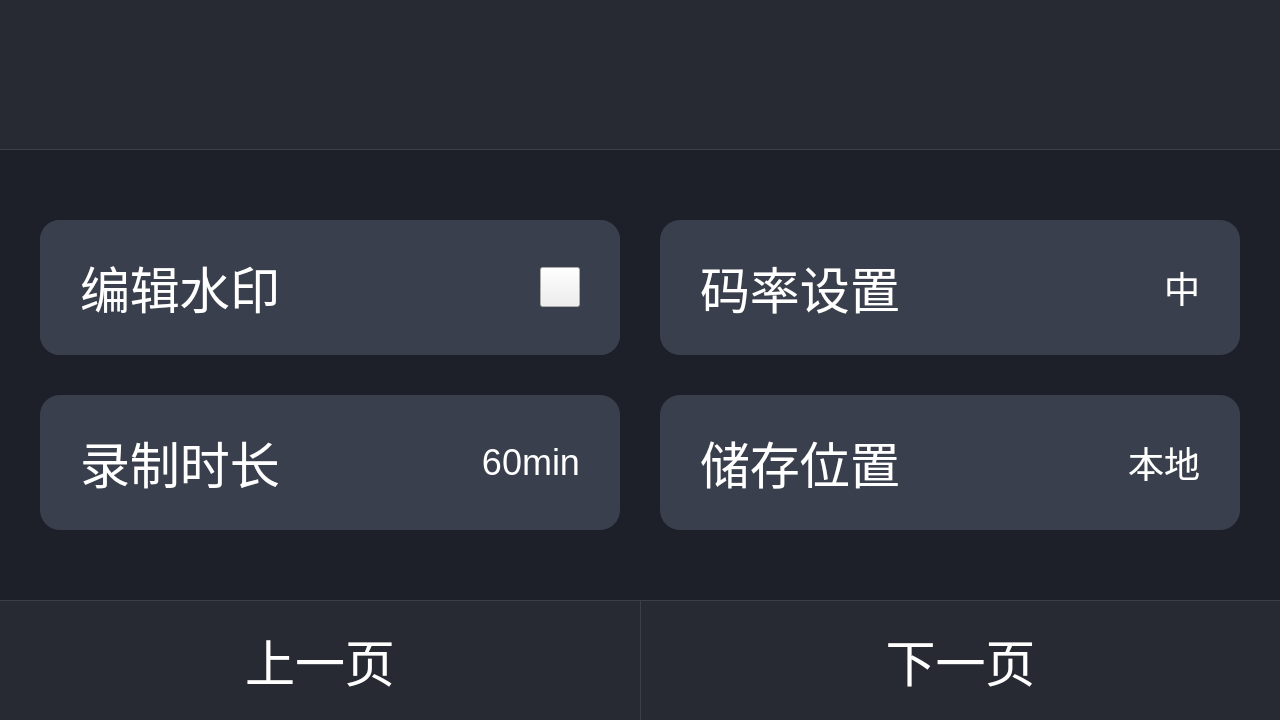
<?xml version="1.0" encoding="UTF-8"?>
<ui version="4.0">
 <class>UserSetWidget</class>
 <widget class="QWidget" name="UserSetWidget">
  <property name="geometry">
   <rect>
    <x>0</x>
    <y>0</y>
    <width>1280</width>
    <height>720</height>
   </rect>
  </property>
  <property name="windowTitle">
   <string>Form</string>
  </property>
  <property name="styleSheet">
   <string notr="true"/>
  </property>
  <layout class="QVBoxLayout" name="verticalLayout">
   <property name="spacing">
    <number>0</number>
   </property>
   <property name="leftMargin">
    <number>0</number>
   </property>
   <property name="topMargin">
    <number>0</number>
   </property>
   <property name="rightMargin">
    <number>0</number>
   </property>
   <property name="bottomMargin">
    <number>0</number>
   </property>
   <item>
    <widget class="QWidget" name="widget_title" native="true">
     <property name="sizePolicy">
      <sizepolicy hsizetype="Preferred" vsizetype="Fixed">
       <horstretch>0</horstretch>
       <verstretch>0</verstretch>
      </sizepolicy>
     </property>
     <property name="minimumSize">
      <size>
       <width>0</width>
       <height>150</height>
      </size>
     </property>
     <property name="styleSheet">
      <string notr="true">#widget_title{
background: rgb(39, 42, 51);
border-bottom: 1px solid rgb(59, 63, 75);
}
#back_btn{
	background: rgba(39, 42, 51, 1);
   image: url(:/resources/icons/back.png);
}
QPushButton {
	font: 14pt &quot;Ubuntu&quot;;
   border-radius:8px;
	color: rgb(225, 227, 240);
	background-color: rgba(57, 63, 77, 1);
}

QPushButton::pressed{
   border-radius:8px;
	color: rgb(225, 227, 240);
	background-color: rgba(24, 144, 255, 1);
}</string>
     </property>
     <layout class="QHBoxLayout" name="horizontalLayout">
      <property name="leftMargin">
       <number>50</number>
      </property>
      <item>
       <widget class="QPushButton" name="back_btn">
        <property name="sizePolicy">
         <sizepolicy hsizetype="Fixed" vsizetype="Fixed">
          <horstretch>0</horstretch>
          <verstretch>0</verstretch>
         </sizepolicy>
        </property>
        <property name="minimumSize">
         <size>
          <width>80</width>
          <height>60</height>
         </size>
        </property>
        <property name="maximumSize">
         <size>
          <width>80</width>
          <height>60</height>
         </size>
        </property>
        <property name="text">
         <string/>
        </property>
        <property name="flat">
         <bool>true</bool>
        </property>
       </widget>
      </item>
      <item>
       <spacer name="horizontalSpacer">
        <property name="orientation">
         <enum>Qt::Horizontal</enum>
        </property>
        <property name="sizeHint" stdset="0">
         <size>
          <width>40</width>
          <height>20</height>
         </size>
        </property>
       </spacer>
      </item>
     </layout>
    </widget>
   </item>
   <item>
    <widget class="QWidget" name="widget_list" native="true">
     <property name="styleSheet">
      <string notr="true">#widget_list{background: rgba(29, 32, 41, 1);}

#widget_fps,#widget_dizhi,#widget_osd,#widget_time,#widget_vision{
	background-color:rgba(57, 63, 77, 1);
	border-radius: 20px;
}

#lb_title_ods,#lb_title_fps,#lb_title_time,#lb_title_vision,#lb_title_dizhi{
font-size: 50px;
font-weight: 400;
letter-spacing: 0px;
line-height: 72.4px;
color: rgba(255, 255, 255, 1);
text-align: left;
vertical-align: top;
}
#lb_value_vision{
font-size: 36px;
font-weight: 400;
letter-spacing: 0px;
line-height: 72.4px;
color: rgba(255, 255, 255, 1);
text-align: left;
vertical-align: top;
}
#pBtn_osd{
	border-image: url(:/resources/icons/icon_setting_item.png);
	border-bottom: 1px solid rgb(110, 110, 110);
}
#pBtn_fps,#pBtn_time,#pBtn_dizhi{
font-size: 36px;
font-weight: 400;
letter-spacing: 0px;
line-height: 72.4px;
color: rgba(255, 255, 255, 1);
background-color:rgba(57, 63, 77, 1);
border:none;
text-align: right;
}</string>
     </property>
     <widget class="QWidget" name="widget_1" native="true">
      <property name="geometry">
       <rect>
        <x>0</x>
        <y>0</y>
        <width>1280</width>
        <height>450</height>
       </rect>
      </property>
      <layout class="QGridLayout" name="gridLayout">
       <property name="leftMargin">
        <number>40</number>
       </property>
       <property name="topMargin">
        <number>70</number>
       </property>
       <property name="rightMargin">
        <number>40</number>
       </property>
       <property name="bottomMargin">
        <number>70</number>
       </property>
       <property name="spacing">
        <number>40</number>
       </property>
       <item row="0" column="1">
        <widget class="QWidget" name="widget_fps" native="true">
         <layout class="QHBoxLayout" name="horizontalLayout_3">
          <property name="leftMargin">
           <number>40</number>
          </property>
          <property name="rightMargin">
           <number>40</number>
          </property>
          <item>
           <widget class="QLabel" name="lb_title_fps">
            <property name="text">
             <string>码率设置</string>
            </property>
           </widget>
          </item>
          <item>
           <widget class="QPushButton" name="pBtn_fps">
            <property name="sizePolicy">
             <sizepolicy hsizetype="Fixed" vsizetype="Preferred">
              <horstretch>0</horstretch>
              <verstretch>0</verstretch>
             </sizepolicy>
            </property>
            <property name="minimumSize">
             <size>
              <width>100</width>
              <height>0</height>
             </size>
            </property>
            <property name="text">
             <string>中</string>
            </property>
           </widget>
          </item>
         </layout>
        </widget>
       </item>
       <item row="0" column="0">
        <widget class="QWidget" name="widget_osd" native="true">
         <property name="styleSheet">
          <string notr="true"/>
         </property>
         <layout class="QHBoxLayout" name="horizontalLayout_2">
          <property name="leftMargin">
           <number>40</number>
          </property>
          <property name="rightMargin">
           <number>40</number>
          </property>
          <item>
           <widget class="QLabel" name="lb_title_ods">
            <property name="text">
             <string>编辑水印</string>
            </property>
           </widget>
          </item>
          <item>
           <widget class="QPushButton" name="pBtn_osd">
            <property name="minimumSize">
             <size>
              <width>40</width>
              <height>40</height>
             </size>
            </property>
            <property name="maximumSize">
             <size>
              <width>40</width>
              <height>40</height>
             </size>
            </property>
            <property name="text">
             <string/>
            </property>
           </widget>
          </item>
         </layout>
        </widget>
       </item>
       <item row="1" column="0">
        <widget class="QWidget" name="widget_time" native="true">
         <layout class="QHBoxLayout" name="horizontalLayout_6">
          <property name="leftMargin">
           <number>40</number>
          </property>
          <property name="rightMargin">
           <number>40</number>
          </property>
          <item>
           <widget class="QLabel" name="lb_title_time">
            <property name="text">
             <string>录制时长</string>
            </property>
           </widget>
          </item>
          <item>
           <widget class="QPushButton" name="pBtn_time">
            <property name="sizePolicy">
             <sizepolicy hsizetype="Fixed" vsizetype="Preferred">
              <horstretch>0</horstretch>
              <verstretch>0</verstretch>
             </sizepolicy>
            </property>
            <property name="minimumSize">
             <size>
              <width>100</width>
              <height>0</height>
             </size>
            </property>
            <property name="text">
             <string>60min</string>
            </property>
           </widget>
          </item>
         </layout>
        </widget>
       </item>
       <item row="1" column="1">
        <widget class="QWidget" name="widget_dizhi" native="true">
         <layout class="QHBoxLayout" name="horizontalLayout_7">
          <property name="leftMargin">
           <number>40</number>
          </property>
          <property name="rightMargin">
           <number>40</number>
          </property>
          <item>
           <widget class="QLabel" name="lb_title_dizhi">
            <property name="text">
             <string>储存位置</string>
            </property>
           </widget>
          </item>
          <item>
           <widget class="QPushButton" name="pBtn_dizhi">
            <property name="sizePolicy">
             <sizepolicy hsizetype="Fixed" vsizetype="Preferred">
              <horstretch>0</horstretch>
              <verstretch>0</verstretch>
             </sizepolicy>
            </property>
            <property name="minimumSize">
             <size>
              <width>100</width>
              <height>0</height>
             </size>
            </property>
            <property name="text">
             <string>本地</string>
            </property>
           </widget>
          </item>
         </layout>
        </widget>
       </item>
      </layout>
     </widget>
     <widget class="QWidget" name="widget_2" native="true">
      <property name="geometry">
       <rect>
        <x>0</x>
        <y>0</y>
        <width>1280</width>
        <height>450</height>
       </rect>
      </property>
      <layout class="QGridLayout" name="gridLayout_2">
       <property name="leftMargin">
        <number>40</number>
       </property>
       <property name="topMargin">
        <number>70</number>
       </property>
       <property name="rightMargin">
        <number>40</number>
       </property>
       <property name="bottomMargin">
        <number>70</number>
       </property>
       <property name="spacing">
        <number>40</number>
       </property>
       <item row="0" column="0">
        <widget class="QWidget" name="widget_vision" native="true">
         <layout class="QHBoxLayout" name="horizontalLayout_4">
          <property name="leftMargin">
           <number>40</number>
          </property>
          <property name="rightMargin">
           <number>40</number>
          </property>
          <item>
           <widget class="QLabel" name="lb_title_vision">
            <property name="text">
             <string>版本号</string>
            </property>
           </widget>
          </item>
          <item>
           <widget class="QLabel" name="lb_value_vision">
            <property name="text">
             <string>V1.0.0</string>
            </property>
            <property name="alignment">
             <set>Qt::AlignRight|Qt::AlignTrailing|Qt::AlignVCenter</set>
            </property>
           </widget>
          </item>
         </layout>
        </widget>
       </item>
       <item row="0" column="1">
        <widget class="QWidget" name="widget_3" native="true"/>
       </item>
       <item row="1" column="0">
        <widget class="QWidget" name="widget" native="true"/>
       </item>
       <item row="1" column="1">
        <widget class="QWidget" name="widget_4" native="true"/>
       </item>
      </layout>
     </widget>
     <zorder>widget_2</zorder>
     <zorder>widget_1</zorder>
    </widget>
   </item>
   <item>
    <widget class="QWidget" name="widget_button" native="true">
     <property name="maximumSize">
      <size>
       <width>16777215</width>
       <height>120</height>
      </size>
     </property>
     <property name="styleSheet">
      <string notr="true">#widget_button{
	background-color:rgba(59,63,75,1);
}
#pBtn_left,#pBtn_right{
	background-color: rgb(39, 42, 51);
	color:white;
	font-size: 50px; 
	border:none; 
}
#pBtn_left::disabled,#pBtn_right::disabled{
	background-color: rgb(39, 42, 51);
	color:rgba(255, 255, 255, 0.4);
	font-size: 50px; 
	border:none; 
}
</string>
     </property>
     <layout class="QHBoxLayout" name="horizontalLayout_5">
      <property name="spacing">
       <number>1</number>
      </property>
      <property name="leftMargin">
       <number>0</number>
      </property>
      <property name="topMargin">
       <number>1</number>
      </property>
      <property name="rightMargin">
       <number>0</number>
      </property>
      <property name="bottomMargin">
       <number>0</number>
      </property>
      <item>
       <widget class="QPushButton" name="pBtn_left">
        <property name="sizePolicy">
         <sizepolicy hsizetype="Minimum" vsizetype="Expanding">
          <horstretch>0</horstretch>
          <verstretch>0</verstretch>
         </sizepolicy>
        </property>
        <property name="text">
         <string>上一页</string>
        </property>
       </widget>
      </item>
      <item>
       <widget class="QPushButton" name="pBtn_right">
        <property name="sizePolicy">
         <sizepolicy hsizetype="Minimum" vsizetype="Expanding">
          <horstretch>0</horstretch>
          <verstretch>0</verstretch>
         </sizepolicy>
        </property>
        <property name="styleSheet">
         <string notr="true"/>
        </property>
        <property name="text">
         <string>下一页</string>
        </property>
       </widget>
      </item>
     </layout>
    </widget>
   </item>
  </layout>
 </widget>
 <resources/>
 <connections>
  <connection>
   <sender>back_btn</sender>
   <signal>clicked()</signal>
   <receiver>UserSetWidget</receiver>
   <slot>close()</slot>
   <hints>
    <hint type="sourcelabel">
     <x>110</x>
     <y>76</y>
    </hint>
    <hint type="destinationlabel">
     <x>-4</x>
     <y>172</y>
    </hint>
   </hints>
  </connection>
  <connection>
   <sender>pBtn_osd</sender>
   <signal>clicked()</signal>
   <receiver>UserSetWidget</receiver>
   <slot>doEditOsd()</slot>
   <hints>
    <hint type="sourcelabel">
     <x>1178</x>
     <y>218</y>
    </hint>
    <hint type="destinationlabel">
     <x>1288</x>
     <y>211</y>
    </hint>
   </hints>
  </connection>
  <connection>
   <sender>pBtn_fps</sender>
   <signal>clicked()</signal>
   <receiver>UserSetWidget</receiver>
   <slot>doSelectFps()</slot>
   <hints>
    <hint type="sourcelabel">
     <x>1106</x>
     <y>380</y>
    </hint>
    <hint type="destinationlabel">
     <x>-6</x>
     <y>232</y>
    </hint>
   </hints>
  </connection>
 </connections>
 <slots>
  <slot>doEditOsd()</slot>
  <slot>doSelectFps()</slot>
 </slots>
</ui>
